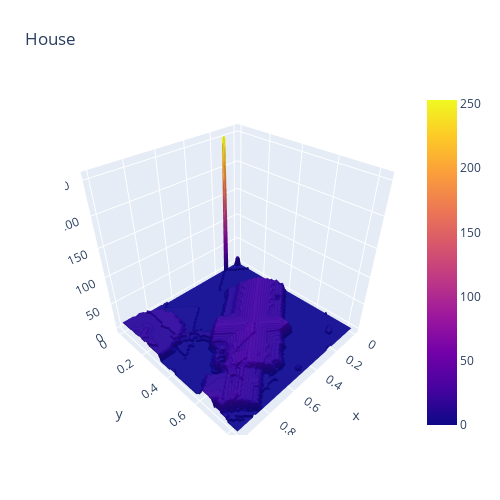

The cell this chart's notebook holds for it:
### Code cell
ztwo = chm_all[1]
sh_0, sh_1 = ztwo.shape
x, y = np.linspace(0, 1, sh_0), np.linspace(0, 1, sh_1)
fig = go.Figure(data=[go.Surface(z=ztwo, x=x, y=y)])
fig.update_layout(title='House', autosize=False,
                  width=500, height=500,
                  margin=dict(l=65, r=50, b=65, t=90))
fig.show()

### Figure 1 — Plotly figure (JSON) as saved in the notebook; plotly's stock layout.template omitted (floating-point values rounded to 4 significant figures; data arrays with more than 128 entries replaced by an {"elided": "..."} marker saying what was removed)
{"data": [{"type": "surface", "x": {"elided": "250 float values"}, "y": {"elided": "300 float values"}, "z": {"elided": "250x300 int values"}}], "layout": {"autosize": false, "height": 500, "margin": {"b": 65, "l": 65, "r": 50, "t": 90}, "title": {"text": "House"}, "width": 500}}
